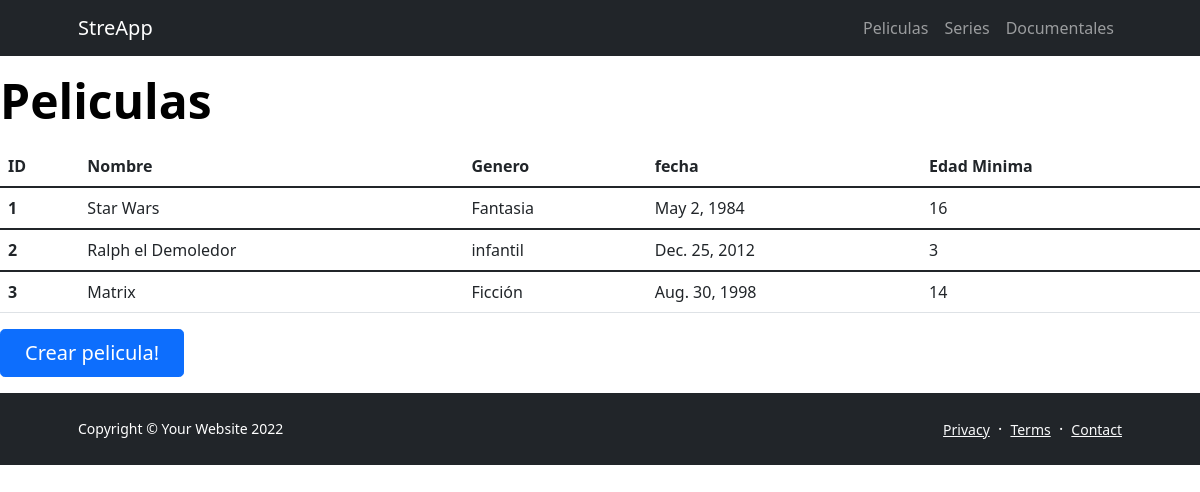
The app's page /streapp/peliculas/ with its own data.
### streapp/models.py (models this page shows, shortened)
class Peliculas(models.Model):
    nombre = models.CharField(max_length=128)
    genero = models.CharField(max_length=128)
    fecha = models.DateField()
    aptoPara = models.IntegerField()

### streapp/views.py (the view)
def peliculas(request):
        listas = Peliculas.objects.all()
        return render(request, "streapp/peliculas.html", {"listas":listas})

### streapp/templates/streapp/peliculas.html (shortened to what this page needs)
{% extends "streapp/plantilla_base.html" %}
{% block contenido_base %}
<h1 class="display-5 fw-bolder text-black mb-2">Peliculas</h1>
<table class="table">
    <thead>
      <tr>
        <th scope="col">ID</th>
        <th scope="col">Nombre</th>
        <th scope="col">Genero</th>
        <th scope="col">fecha</th>
        <th scope="col">Edad Minima</th>
      </tr>
    </thead>
    <tbody>
    {% for lista in listas %}
      <tr>
        <th scope="row">{{lista.id}}</th>
        <td>{{lista.nombre}}</td>
        <td>{{lista.genero}}</td>
        <td>{{lista.fecha}}</td>
        <td>{{lista.aptoPara}}</td>
      </tr>
    </tbody>
    {% endfor %}
  </table>
<a class="btn btn-primary btn-lg px-4 me-sm-3" href="{% url 'form_peliculas' %}">Crear pelicula!</a>
{% endblock contenido_base %}}

### records on screen
Peliculas: id "1", nombre "Star Wars", genero "Fantasia", fecha "May 2, 1984", aptoPara "16"
Peliculas: id "2", nombre "Ralph el Demoledor", genero "infantil", fecha "Dec. 25, 2012", aptoPara "3"
Peliculas: id "3", nombre "Matrix", genero "Ficción", fecha "Aug. 30, 1998", aptoPara "14"
